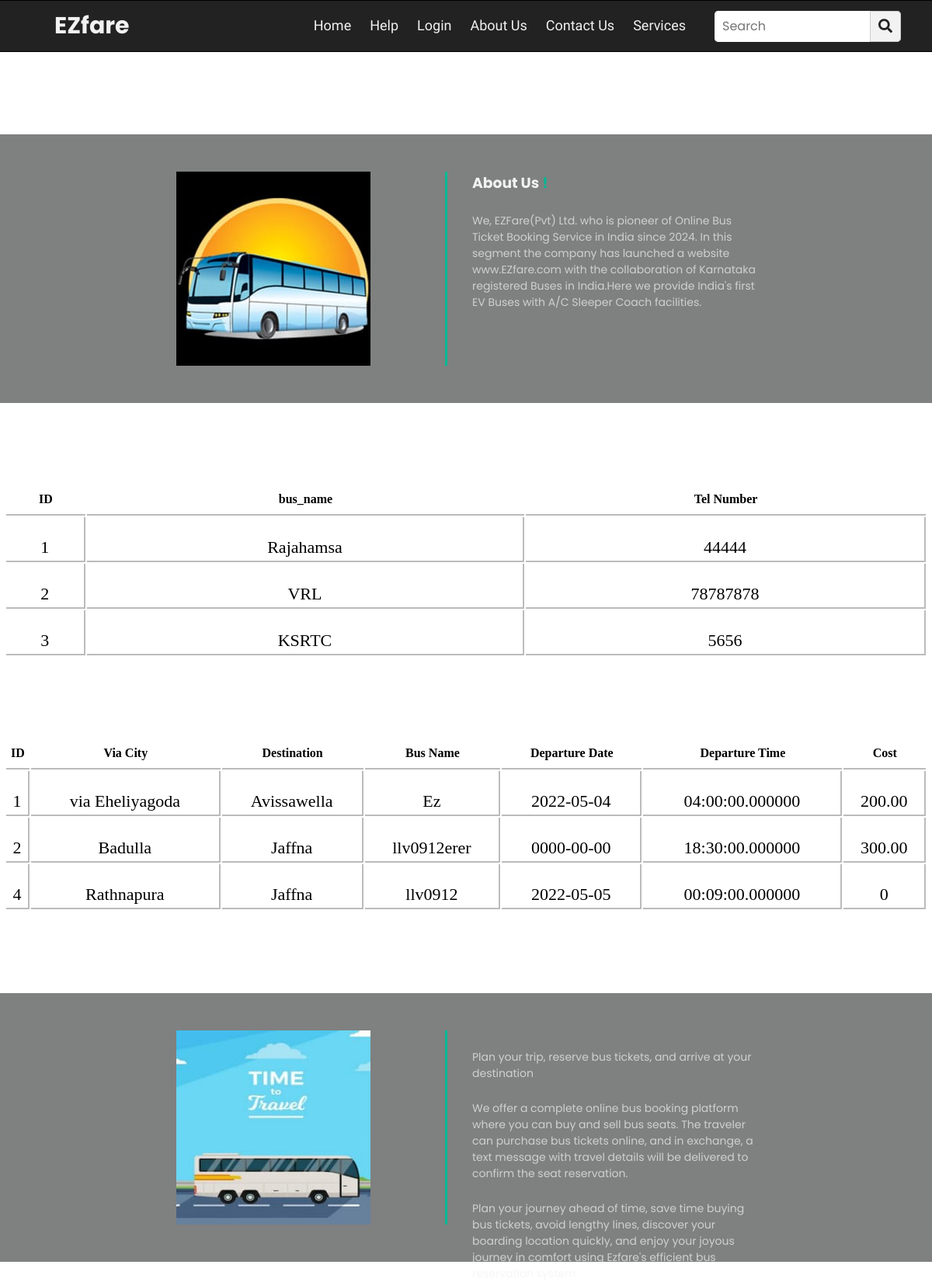
Page /AboutUs.php on the committed database.
### tables this page shows
CREATE TABLE `bus` (
  `id` int(11) NOT NULL,
  `Bus_Name` varchar(255) NOT NULL,
  `Tel` varchar(20) NOT NULL
);

CREATE TABLE `route` (
  `id` int(11) NOT NULL,
  `via_city` varchar(255) NOT NULL,
  `destination` varchar(255) NOT NULL,
  `bus_name` varchar(255) NOT NULL,
  `departure_date` date NOT NULL,
  `departure_time` time(6) NOT NULL,
  `cost` varchar(255) NOT NULL
);

### AboutUs.php (the view, shortened to what this page needs)
<!DOCTYPE html>
<html lang="en" dir="ltr">
  <head>
    <link rel="stylesheet" href="cssfile/nav.css">
    <link rel="stylesheet" href="cssfile/footer_l.css">
    <link rel="stylesheet" href="cssfile/login.css">
    <link rel="stylesheet" a href="css\font-awesome.min.css">
    <link rel="stylesheet" href="https://pro.fontawesome.com/releases/v5.10.0/css/all.css"/>
    <link rel="stylesheet" href="https://cdnjs.cloudflare.com/ajax/libs/font-awesome/5.15.3/css/all.min.css"/>
  </head>
  <body>
            <?php include("nav.php");
             ?>
             <div class="about-sec">
        <div class="about-img">
            <img src="image/bus2.jpg">
        </div>
        <div class="about-intro">
            <h3>About Us<span style="color: #00b894;"> !</h3>
            <p>We, EZFare(Pvt) Ltd. who is pioneer of Online Bus Ticket Booking Service in India since 2024. In this segment the company has launched a website www.EZfare.com with the collaboration of Karnataka registered Buses in India.Here we provide India's first EV Buses with A/C Sleeper Coach facilities.</p>
        </div>
    </div>
<?php include("connection.php");?>
<h1 class="topic_bus"> ...Our Buses...</h1>
<?php
    $sqlget="SELECT * FROM bus";
    $sqldata=mysqli_query($conn,$sqlget) or die('error getting');
    echo "<table>";
    echo "<tr>
      <th>ID</th>
    <th>bus_name</th>
    <th>Tel Number</th>
       </tr>";
       while ($row=mysqli_fetch_array($sqldata,MYSQLI_ASSOC))
       {
        echo "<tr><td>";
        echo $row['id'];
        echo "</td><td>";
        echo $row['Bus_Name'];
        echo "</td><td>";
        echo $row['Tel'];
        echo "</td>";
        ?>
        </tr>
<?php
       }
       echo "</table>";
?>
<h1 class="topic_bus"> ...Our Route Services...</h1>
<?php
    $sqlget="SELECT * FROM route";
    $sqldata=mysqli_query($conn,$sqlget) or die('error getting');
    echo "<table>";
    echo "<tr>
      <th>ID</th>
    <th>Via City</th>
    <th>Destination</th>
    <th>Bus Name</th>
    <th>Departure Date</th>
    <th>Departure Time</th>
    <th>Cost</th>
       </tr>";
       while ($row=mysqli_fetch_array($sqldata,MYSQLI_ASSOC))
       {
        echo "<tr><td>";
        echo $row['id'];
        echo "</td><td>";
        echo $row['via_city'];
        echo "</td><td>";
        echo $row['destination'];
        echo "</td><td>";
        echo $row['bus_name'];
        echo "</td><td>";
         echo $row['departure_date'];
        echo "</td><td>";
         echo $row['departure_time'];
        echo "</td><td>";
         echo $row['cost'];
        echo "</td>";
        ?>
        </tr>
<?php
       }
       echo "</table>";
?>
             <div class="about-sec">
        <div class="about-img">
            <img src="image/bus.jpg.jpg">
        </div>
        <div class="about-intro">
            <p>Plan your trip, reserve bus tickets, and arrive at your destination</p>
            <p>We offer a complete online bus booking platform where you can buy and sell bus seats. The traveler can purchase bus tickets online, and in exchange, a text message with travel details will be delivered to confirm the seat reservation.
            </p>
            <p>Plan your journey ahead of time, save time buying bus tickets, avoid lengthy lines, discover your boarding location quickly, and enjoy your joyous journey in comfort using Ezfare's efficient bus reservation system
            </p>
        </div>
    </div>
  </body>
</html>

### nav.php (shortened to what this page needs)
<nav>
     <ul>
       <li class="logo"><h4>EZfare</h4></li>
       <div class="items">
         <li><a href="home.php">Home</a></li>
         <li><a href="help.php">Help</a></li>
         <li><a href="loginMenu.php">Login</a></li>
         <li><a href="AboutUs.php">About Us</a></li>
          <li><a href="contact_us.php">Contact Us</a></li>
           <li><a href="slide.php">Services</a></li>
       </div>
       <li class="search-icon">
         <input type="search" placeholder="Search">
         <label class="icon">
           <span class="fas fa-search"></span>
         </label>
       </li>
     </ul>
   </nav>

### cssfile/nav.css (style rules this page uses)
* { margin: 0; padding: 0; color: #f2f2f2; box-sizing: border-box; font-family: 'Montserrat', sans-serif; }
nav { background: #222222; padding: 10px 40px 10px 70px; border: 1px solid #000; border-left: none; border-right: none; }
nav ul { display: flex; list-style: none; flex-wrap: wrap; align-items: center; justify-content: center; }
nav ul li.logo { flex: 1; font-size: 30px; font-weight: 700; }
nav ul div.items { padding: 0 25px; display: inline-flex; }
nav ul div.items a { text-decoration: none; font-size: 18px; padding: 0 12px; }
nav ul .search-icon { height: 40px; width: 240px; display: flex; background: #f2f2f2; border-radius: 5px; }
nav ul .search-icon input { height: 100%; width: 200px; border: none; outline: none; padding: 0 10px; color: #000; font-size: 16px; border-radius: 5px 0 0 5px; }
nav ul .search-icon .icon { height: 100%; width: 40px; line-height: 40px; text-align: center; border: 1px solid #cccccc; border-radius: 0 5px 5px 0; cursor: pointer; }
nav ul .search-icon .icon span { color: #222222; font-size: 18px; }

### cssfile/footer_l.css (style rules this page uses)
body { font-family: 'Poppins', sans-serif; }
* { margin: 0; padding: 0; box-sizing: border-box; }
a { text-decoration: none; color: inherit; font-family: 'Baloo Bhaijaan 2', cursive; }

### cssfile/login.css (style rules this page uses)
h1 { margin: 0; padding: 0 0 20px; text-align: center; font-size: 22px; }

### AboutUs.php (style rules this page uses)
body { margin: 0; padding: 0; width: 100%; height: 100%; background-image: url(image/2.jpg); background-repeat: no-repeat; background-attachment: fixed; background-size: cover; }
* { font-family: 'Poppins', sans-serif; margin: 0; padding: 0; box-sizing: border-box; }
.about-sec { display: flex; padding: 3rem 0; width: 100%; justify-content: center; background: rgba(1, 2, 2, 0.5); margin-top: 106px; }
.about-img { width: 250px; height: 250px; margin: 0 3rem; }
.about-img img { height: 100%; width: 100%; }
.about-intro { color: #fff; width: 400px; height: 250px; border-left: 3px solid #00b894; padding-left: 2rem; margin: 0 3rem; }
.about-intro p { margin-top: 1.5rem; font-size: 14px; opacity: .7; }
table { width:99%; border-collapse: separate !important; margin:auto; text-align:center; margin-top:50px; background-color: rgb(255, 255, 255); border-radius: 10px 10px 0px 0px; }
table th { border-bottom:2px solid rgb(187, 187, 187); padding:10px 0px 10px 0px; font-family: "balsamiq_sansitalic" !important; color: black; }
table tr td { border-right: 2px solid rgb(187, 187, 187); height: 58px; padding: 22px 0px 0px 0px; font-family: "monospace;" !important; border-bottom: 2px solid rgb(187, 187, 187); font-size: 22px; color: black; }
.topic_bus { text-align: center; color: #fff; }

### rows in the picture
bus: id "1", Bus_Name "Rajahamsa", Tel "44444"
bus: id "2", Bus_Name "VRL", Tel "78787878"
bus: id "3", Bus_Name "KSRTC", Tel "5656"
route: id "1", via_city "via Eheliyagoda", destination "Avissawella", bus_name "Ez", departure_date "2022-05-04", departure_time "04:00:00.000000", cost "200.00"
route: id "2", via_city "Badulla", destination "Jaffna", bus_name "llv0912erer", departure_date "0000-00-00", departure_time "18:30:00.000000", cost "300.00"
route: id "4", via_city "Rathnapura", destination "Jaffna", bus_name "llv0912", departure_date "2022-05-05", departure_time "00:09:00.000000", cost "0"
